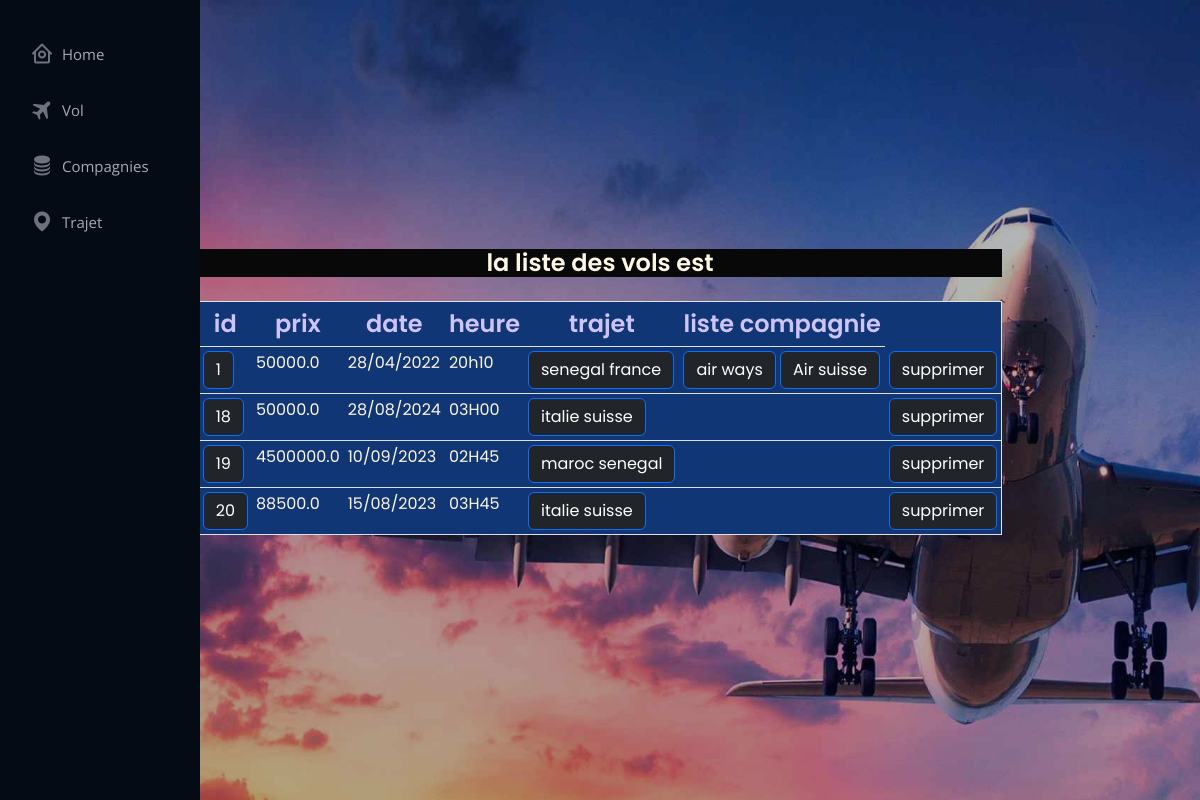
The page /vol/ on the database its author committed.
### reservation/models.py (models this page shows, shortened)
class Vol(models.Model):
    prix= models.FloatField(max_length=100)
    date = models.CharField(max_length=20)
    heure = models.CharField(max_length=15)
    trajet = models.ForeignKey(Trajet, on_delete=models.CASCADE)
    class Meta:
        ordering = ['id']

class Trajet(models.Model):
    depart = models.CharField(max_length=30)
    arrivee = models.CharField(max_length=30)
    def __str__(self):
        return "%s %s" % (self.depart, self.arrivee)

class Compagnie(models.Model):
    nom = models.CharField(max_length=100)
    logo = models.CharField(max_length=100)
    vols = models.ManyToManyField(Vol)
    class Meta:
        ordering = ['id']

### reservation/views.py (the view)
# urls.py: 2. Add a URL to urlpatterns:  path('', views.home, name='home')
def home(request):
    vol=Vol.objects.all()
    compagnie=Compagnie.objects.all()
    return render(request,'home.html',locals())

### reservation/templates/home.html (shortened to what this page needs)
{%extends 'accueil.html'%}
{% block contenu %}
<h2> la liste  des vols est</h2>
<table border="1" cellpadding="20" class="table table-sm">
    <tr><th>id</th>
        <th>prix</th>
        <th>date</th>
        <th>heure</th>
        <th>trajet</th>
        <th>liste compagnie</th>
    </tr>
{%for vol in vol %}
    <tr>
        <td> <a href="{%url 'detail' vol.id %} "  class="btn btn-primary  bg-dark">{{vol.id}}</a></td>
        <td>{{vol.prix}}</td>
        <td>{{vol.date}}</td>
        <td>{{vol.heure}}</td>
        <td><a href="{%url 'detailtrajet' vol.id %} "  class="btn btn-primary  bg-dark" >{{vol.trajet}} </br></a></td>
        <td>{% for vol in vol.compagnie_set.all %}
            <a href="{%url 'detailcompagnie' vol.id %} "  class="btn btn-primary  bg-dark" >{{vol.nom}} </br> </a>
            {%endfor%}
        </td>
        <td> <a href="{%url 'supvol' vol.id %} "  class="btn btn-primary  bg-dark">supprimer</a></td>
    </tr>
    {%endfor%}
</table>
{% endblock %}

### static/assets/css/style.css (style rules this page uses)
body { font-family: "Open Sans", sans-serif; color: #272829; }
a { color: #149ddd; text-decoration: none; }
h2 { font-family: "Raleway", sans-serif; background: #080808; color: #fcf6e3; font-size: 24px; margin: 0; padding: 0; font-weight: 600; -moz-text-align-last: center; text-align-last: center; font-family: "Poppins", sans-serif; }
th { color: #cfc4fa; font-size: 24px; margin: 0; padding: 0; font-weight: 600; -moz-text-align-last: center; text-align-last: center; font-family: "Poppins", sans-serif; }
table { font-family: "Raleway", sans-serif; background : #113676; }
td { font-family: "Raleway", sans-serif; color: #fcf6e3; font-family: "Poppins", sans-serif; }

### rows shown on the page
Vol: id "1", prix "50000.0", date "28/04/2022", heure "20h10", trajet "senegal france"
Compagnie: nom "air ways"
Compagnie: nom "Air suisse"
Vol: id "18", prix "50000.0", date "28/08/2024", heure "03H00", trajet "italie suisse"
Vol: id "19", prix "4500000.0", date "10/09/2023", heure "02H45", trajet "maroc senegal"
Vol: id "20", prix "88500.0", date "15/08/2023", heure "03H45", trajet "italie suisse"
